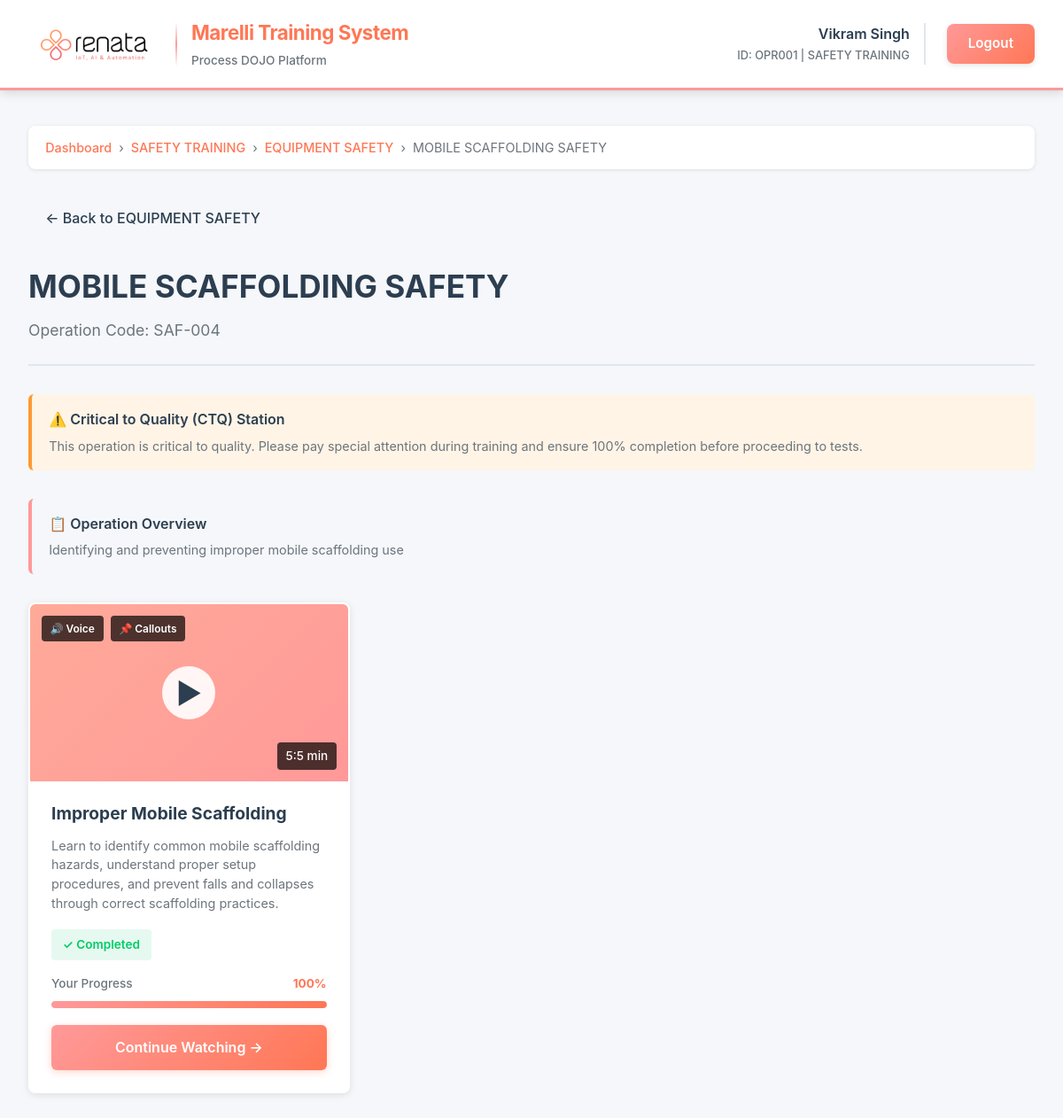
The app's page /operation/20/ (signed in) with its own data.
### process_dojo/models.py (models this page shows, shortened)
class EmployeeProfile(models.Model):
    user = models.OneToOneField(User, on_delete=models.CASCADE, related_name='employee_profile')
    employee_id = models.CharField(max_length=50, unique=True, db_index=True)
    plant = models.CharField(max_length=100)
    unit = models.CharField(max_length=100)
    department = models.CharField(max_length=100)
    biometric_id = models.CharField(max_length=100, blank=True, null=True, unique=True)
    created_at = models.DateTimeField(auto_now_add=True)
    updated_at = models.DateTimeField(auto_now=True)
    class Meta:
        ordering = ['employee_id']
        indexes = [
            models.Index(fields=['employee_id']),
            models.Index(fields=['plant', 'unit']),
        ]

class Operation(models.Model):
    line = models.ForeignKey(Line, on_delete=models.CASCADE, related_name='operations')
    name = models.CharField(max_length=100)
    operation_code = models.CharField(max_length=50, blank=True)
    description = models.TextField(blank=True)
    is_ctq_station = models.BooleanField(default=False, help_text="Critical to Quality station")
    is_active = models.BooleanField(default=True)
    order = models.IntegerField(default=0, help_text="Display order")
    created_at = models.DateTimeField(auto_now_add=True)
    class Meta:
        ordering = ['line', 'order', 'name']
        unique_together = ['line', 'name']
        indexes = [
            models.Index(fields=['line', 'is_active']),
            models.Index(fields=['is_ctq_station']),
        ]

class Line(models.Model):
    unit = models.ForeignKey(Unit, on_delete=models.CASCADE, related_name='lines')
    name = models.CharField(max_length=100)
    description = models.TextField(blank=True)
    is_active = models.BooleanField(default=True)
    created_at = models.DateTimeField(auto_now_add=True)
    class Meta:
        ordering = ['unit', 'name']
        unique_together = ['unit', 'name']
        indexes = [
            models.Index(fields=['unit', 'is_active']),
        ]

class Unit(models.Model):
    name = models.CharField(max_length=100, unique=True)
    description = models.TextField(blank=True)
    is_active = models.BooleanField(default=True)
    created_at = models.DateTimeField(auto_now_add=True)
    class Meta:
        ordering = ['name']

class TrainingVideo(models.Model):
    operation = models.ForeignKey(Operation, on_delete=models.CASCADE, related_name='videos')
    title = models.CharField(max_length=200)
    description = models.TextField(blank=True)
    video_file = models.FileField(upload_to='training_videos/%Y/%m/')
    thumbnail = models.ImageField(upload_to='video_thumbnails/', blank=True, null=True)
    duration_seconds = models.IntegerField(default=0, help_text="Video duration in seconds")
    has_voice = models.BooleanField(default=True)
    has_callouts = models.BooleanField(default=False)
    is_active = models.BooleanField(default=True)
    order = models.IntegerField(default=0, help_text="Display order")
    created_at = models.DateTimeField(auto_now_add=True)
    updated_at = models.DateTimeField(auto_now=True)
    class Meta:
        ordering = ['operation', 'order', 'title']
        indexes = [
            models.Index(fields=['operation', 'is_active']),
        ]

class VideoCompletion(models.Model):
    user = models.ForeignKey(User, on_delete=models.CASCADE, related_name='video_completions')
    video = models.ForeignKey(TrainingVideo, on_delete=models.CASCADE, related_name='completions')
    completion_percentage = models.FloatField(
        default=0.0,
        validators=[MinValueValidator(0.0), MaxValueValidator(100.0)]
    )
    is_completed = models.BooleanField(default=False)
    access_count = models.IntegerField(default=0)
    last_watched_at = models.DateTimeField(auto_now=True)
    created_at = models.DateTimeField(auto_now_add=True)
    class Meta:
        unique_together = ['user', 'video']
        ordering = ['-last_watched_at']
        indexes = [
            models.Index(fields=['user', 'is_completed']),
            models.Index(fields=['video', 'is_completed']),
            models.Index(fields=['-last_watched_at']),
        ]

### process_dojo/views.py (the view)
# urls.py: path('operation/<int:pk>/', views.OperationDetailView.as_view(), name='operation_detail'),
class OperationDetailView(LoginRequiredMixin, DetailView):
    model = Operation
    template_name = 'process_dojo/operation_detail.html'
    context_object_name = 'operation'
    def get_context_data(self, **kwargs):
        context = super().get_context_data(**kwargs)
        videos = self.object.videos.filter(is_active=True)
        video_data = []
        for video in videos:
            try:
                completion = VideoCompletion.objects.get(
                    user=self.request.user, video=video
                )
                video_data.append({
                    'video': video,
                    'completion': completion,
                })
            except VideoCompletion.DoesNotExist:
                video_data.append({
                    'video': video,
                    'completion': None,
                })
        context['video_data'] = video_data
        return context

### process_dojo/templates/process_dojo/operation_detail.html (shortened to what this page needs)
{% extends "process_dojo/base.html" %}
{% block breadcrumb %}
<div class="breadcrumb">
    <a href="{% url 'process_dojo:dashboard' %}">Dashboard</a>
    <span class="breadcrumb-separator">›</span>
    <a href="{% url 'process_dojo:unit_detail' operation.line.unit.id %}">{{ operation.line.unit.name }}</a>
    <span class="breadcrumb-separator">›</span>
    <a href="{% url 'process_dojo:line_detail' operation.line.id %}">{{ operation.line.name }}</a>
    <span class="breadcrumb-separator">›</span>
    <span>{{ operation.name }}</span>
</div>
{% endblock %}
{% block content %}
<a href="{% url 'process_dojo:line_detail' operation.line.id %}" class="btn-back">
    ← Back to {{ operation.line.name }}
</a>
<div class="page-header">
    <h1 class="page-title">{{ operation.name }}</h1>
    {% if operation.operation_code %}
    <p class="page-subtitle">Operation Code: {{ operation.operation_code }}</p>
    {% endif %}
</div>
{% if operation.is_ctq_station %}
<div class="operation-info ctq">
    <div class="operation-info-title">
        ⚠️ Critical to Quality (CTQ) Station
    </div>
    <div class="operation-info-text">
        This operation is critical to quality. Please pay special attention during training and ensure 100% completion before proceeding to tests.
    </div>
</div>
{% endif %}
{% if operation.description %}
<div class="operation-info">
    <div class="operation-info-title">
        📋 Operation Overview
    </div>
    <div class="operation-info-text">
        {{ operation.description }}
    </div>
</div>
{% endif %}
<div class="videos-grid">
    {% for data in video_data %}
    <div class="video-card">
        <div class="video-thumbnail">
            <div class="video-play-icon">▶</div>
            {% if data.video.duration_seconds > 0 %}
            <div class="video-duration">
                {% widthratio data.video.duration_seconds 60 1 %}:{% widthratio data.video.duration_seconds 60 1|stringformat:"02d" %} min
            </div>
            {% endif %}
            <div class="video-features">
                {% if data.video.has_voice %}
                <span class="feature-badge">🔊 Voice</span>
                {% endif %}
                {% if data.video.has_callouts %}
                <span class="feature-badge">📌 Callouts</span>
                {% endif %}
            </div>
        </div>
        <div class="video-body">
            <h3 class="video-title">{{ data.video.title }}</h3>
            {% if data.video.description %}
            <p class="video-description">{{ data.video.description|truncatewords:20 }}</p>
            {% endif %}
            {% if data.completion %}
                {% if data.completion.is_completed %}
                <div class="completion-badge badge-completed">
                    ✓ Completed
                </div>
                {% else %}
                <div class="completion-badge badge-in-progress">
                    ⏳ In Progress
                </div>
                {% endif %}
                <div class="video-progress">
                    <div class="progress-header">
                        <span class="progress-label">Your Progress</span>
                        <span class="progress-percentage">{{ data.completion.completion_percentage|floatformat:0 }}%</span>
                    </div>
                    <div class="progress-bar-container">
                        <div class="progress-bar" style="width: {{ data.completion.completion_percentage }}%"></div>
                    </div>
                </div>
            {% else %}
            <div class="completion-badge badge-not-started">
                Not Started
            </div>
            {% endif %}
            <div class="video-actions">
                <a href="{% url 'process_dojo:video_detail' data.video.id %}" class="btn-watch">
                    {% if data.completion and data.completion.completion_percentage > 0 %}
                    Continue Watching →
                    {% else %}
                    Start Training →
                    {% endif %}
                </a>
            </div>
        </div>
    </div>
    {% empty %}
    <div class="empty-state">
        <div class="empty-icon">📹</div>
        <div class="empty-title">No Training Videos Available</div>
        <div class="empty-text">There are no training videos configured for this operation yet.</div>
    </div>
    {% endfor %}
</div>
{% endblock %}

### process_dojo/templates/process_dojo/base.html (shortened to what this page needs)
{% load static %}
<!DOCTYPE html>
<html lang="en">
<head>
</head>
<body>
    <header class="header">
        <div class="header-container">
            <div class="logo-section">
                <div class="logo-wrapper">
                    <img src="{% static 'logo.png' %}" alt="Company Logo" class="logo-image">
                    <div class="brand-divider"></div>
                    <div class="brand-info">
                        <div class="project-name">Marelli Training System</div>
                        <div class="project-subtitle">Process DOJO Platform</div>
                    </div>
                </div>
            </div>
            {% if user.is_authenticated %}
            <div class="user-section">
                <div class="user-info">
                    <div class="user-name">{{ user.get_full_name|default:user.username }}</div>
                    <div class="user-id">
                        {% if user.employee_profile %}
                        ID: {{ user.employee_profile.employee_id }} | {{ user.employee_profile.unit }}
                        {% endif %}
                    </div>
                </div>
                <a href="{% url 'process_dojo:logout' %}" class="btn btn-logout">Logout</a>
            </div>
            {% endif %}
        </div>
    </header>
    <main class="main-content">
        {% block breadcrumb %}{% endblock %}
        {% block content %}{% endblock %}
    </main>
</body>
</html>

### process_dojo/templates/process_dojo/base.html (style rules this page uses)
* { margin: 0; padding: 0; box-sizing: border-box; }
:root { --primary-coral: #ff9999; --secondary-coral: #ff8866; --dark-coral: #ff7755; --light-coral: #ffaa99; --accent-orange: #ffaa77; --success-green: #00cc66; --warning-orange: #ff9933; --danger-red: #cc3333; --light-gray: #f5f7fa; --medium-gray: #e0e6ed; --text-coral: #ff7755; --dark-gray: #6c757d; --white: #ffffff; --text-dark: #2c3e50; --shadow: rgba(0, 0, 0, 0.1); --shadow-md: rgba(0, 0, 0, 0.15); }
body { font-family: -apple-system, BlinkMacSystemFont, "Segoe UI", Roboto, "Helvetica Neue", Arial, sans-serif; background-color: var(--light-gray); color: var(--text-dark); line-height: 1.6; min-height: 100vh; display: flex; flex-direction: column; }
.header { background: var(--white); color: var(--text-dark); padding: 1.2rem 2rem; box-shadow: 0 2px 12px var(--shadow-md); position: sticky; top: 0; z-index: 1000; border-bottom: 3px solid var(--primary-coral); }
.header-container { max-width: 1400px; margin: 0 auto; display: flex; justify-content: space-between; align-items: center; }
.logo-section { display: flex; align-items: center; gap: 1.5rem; }
.logo-wrapper { display: flex; align-items: center; gap: 1rem; }
.logo-image { height: 50px; width: auto; }
.brand-divider { height: 50px; width: 2px; background: linear-gradient(to bottom, transparent, var(--primary-coral), transparent); }
.brand-info { display: flex; flex-direction: column; gap: 0.2rem; }
.project-name { font-size: 1.4rem; font-weight: 700; color: var(--dark-coral); letter-spacing: -0.5px; }
.project-subtitle { font-size: 0.85rem; color: var(--dark-gray); font-weight: 500; }
.user-section { display: flex; align-items: center; gap: 1.5rem; }
.user-info { text-align: right; padding-right: 1rem; border-right: 2px solid var(--medium-gray); }
.user-name { font-weight: 600; font-size: 1rem; color: var(--text-dark); margin-bottom: 0.1rem; }
.user-id { font-size: 0.8rem; color: var(--dark-gray); font-weight: 500; }
.btn { padding: 0.65rem 1.5rem; border: none; border-radius: 8px; cursor: pointer; font-size: 0.95rem; font-weight: 600; text-decoration: none; display: inline-flex; align-items: center; justify-content: center; transition: all 0.3s ease; box-shadow: 0 2px 6px rgba(0, 0, 0, 0.1); }
.btn-logout { background: linear-gradient(135deg, var(--primary-coral) 0%, var(--dark-coral) 100%); color: var(--white); border: none; }
.main-content { flex: 1; max-width: 1400px; margin: 0 auto; padding: 2.5rem 2rem; width: 100%; }
.breadcrumb { display: flex; gap: 0.5rem; margin-bottom: 2rem; font-size: 0.9rem; color: var(--dark-gray); padding: 0.8rem 1.2rem; background: var(--white); border-radius: 8px; box-shadow: 0 1px 4px var(--shadow); }
.breadcrumb a { color: var(--dark-coral); text-decoration: none; font-weight: 500; transition: color 0.2s ease; }
.breadcrumb-separator { color: var(--dark-gray); }
.page-header { margin-bottom: 2rem; padding-bottom: 1.5rem; border-bottom: 2px solid var(--medium-gray); }
.page-title { font-size: 2.2rem; color: var(--text-dark); margin-bottom: 0.5rem; font-weight: 700; }
.page-subtitle { color: var(--dark-gray); font-size: 1.1rem; font-weight: 400; }

### records on screen
Operation: line.unit.name "SAFETY TRAINING", line.name "EQUIPMENT SAFETY", name "MOBILE SCAFFOLDING SAFETY", operation_code "SAF-004", description "Identifying and preventing improper mobile scaffolding use"
TrainingVideo: duration_seconds "5", has_voice "🔊 Voice", has_callouts "📌 Callouts", video "Improper Mobile Scaffolding", video.description "Learn to identify common mobile scaffolding hazards, understand proper setup procedures, and prevent falls and collapses through correct scaffolding practices.", completion.completion_percentage "100"

### other values on screen
{{ user.get_full_name|default:user.username }} "Vikram Singh"
{{ user.employee_profile.employee_id }} "OPR001"
{{ user.employee_profile.unit }} "SAFETY TRAINING"
